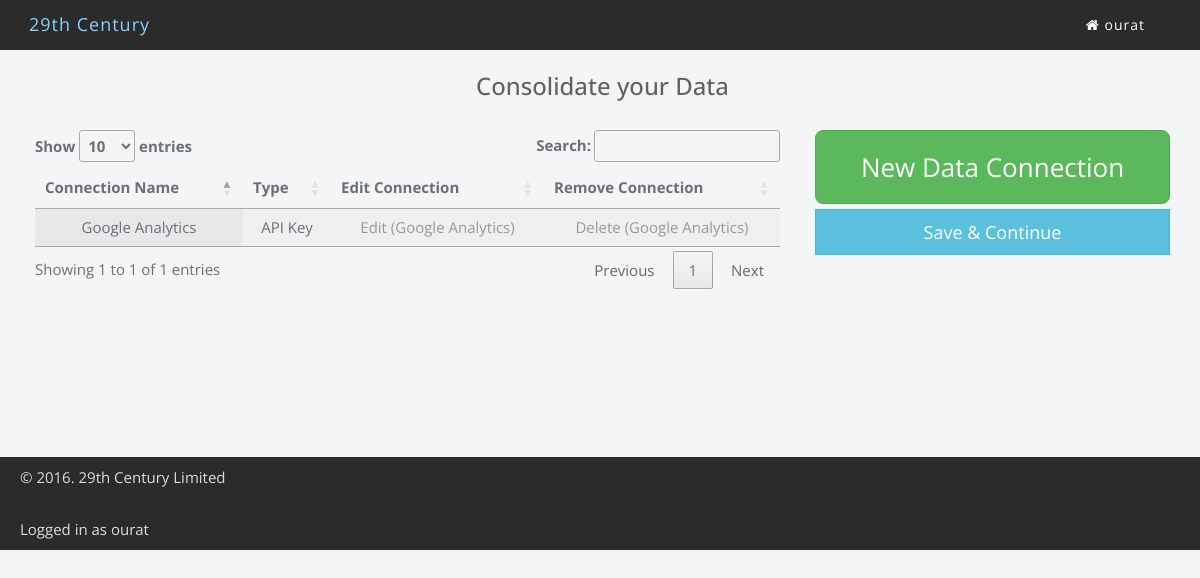
/connections/ (signed in), run on an earlier commit of the app's database.
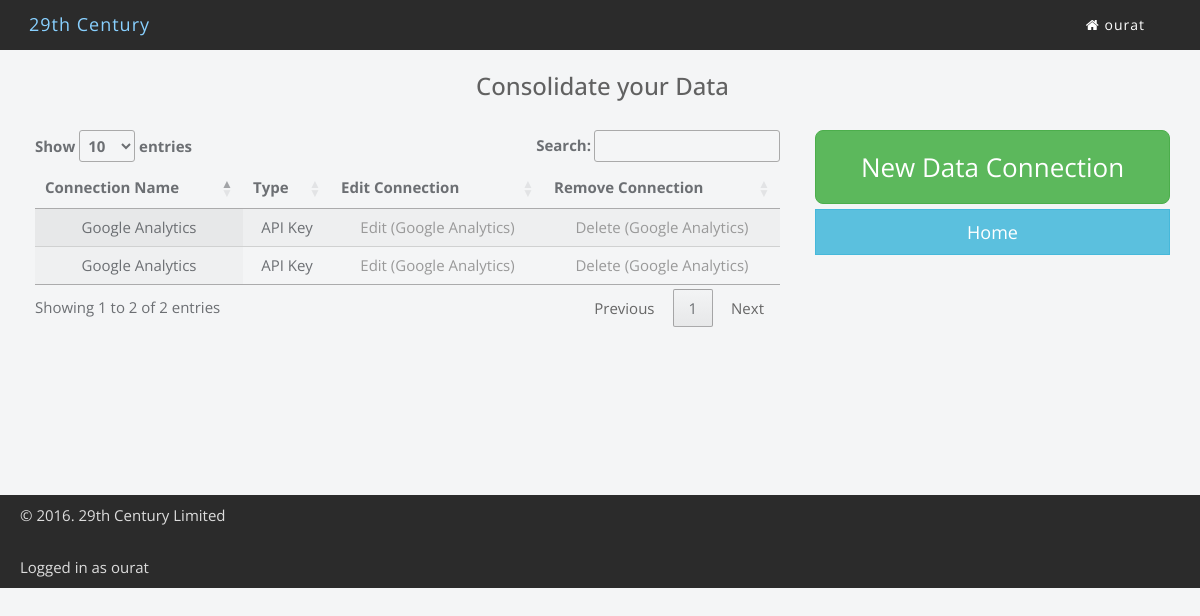
And on a later commit of the database.
### connectionCRUD/models.py (models this page shows, shortened)
class Conn(models.Model):
    user = models.ForeignKey(settings.AUTH_USER_MODEL)
    name = models.CharField(max_length=200, default= 'Google Analytics', choices=CATEGORIES)
    connection_type = models.CharField(max_length=200, default= 'API', choices=CONNTYPE)
    username_or_apikey = models.CharField(max_length=600, blank=False, null=False, default= 'Username / API Key')
    password_if_required = models.CharField(max_length=600, blank=True, null=True, default= 'Password (If Required)')

### connectionCRUD/views.py (the view)
# urls.py: url(r'^connections/', views.conn_list, name='conn_list'),
@login_required
def conn_list(request, template_name='conn/conn_list.html'):
    if request.user.is_superuser:
        conn = Conn.objects.all()
    else:
        conn = Conn.objects.filter(user=request.user)
    try:
        t = CustomerDB.objects.filter(customer_username=request.user).latest('updated')
        stat=t.customer_status
        if stat == None:
                stat = 'new'
        data = {
                "stat": stat,
                "object_list": conn
                }
    except:
        stat='new'
        data = {
                "stat": stat,
                "object_list": conn
                }
    return render(request, template_name, data)

### templates/conn/conn_list.html (shortened to what this page needs)
{% load crispy_forms_tags %}
{% load staticfiles %}
<!DOCTYPE html>
<html lang="en">
    <head>
        {% include 'head.html' %}
    </head>
    <body>
        {% include 'navbar2.html' %}
        <link rel="stylesheet" href="{% static 'css/pricing.css' %}">
        <link href="https://cdn.datatables.net/1.10.11/css/jquery.dataTables.min.css" rel="stylesheet">
	<div class="container text-center">
		<br/>
		<br/>
		<br/>
		<div class="row m-t-lg m-b"><div class="col-sm-8 col-sm-offset-2 col-md-8 col-md-offset-2 col-lg-8 col-lg-offset-2"><h3 class="m-t-0">Consolidate your Data</h3>
		</div></div>
		<div class="row"><div class="col-sm-8 col-md-8 col-lg-8">
		 <table id="catalog" class="display" cellspacing="0" width="100%">
		        <thead>
		            <tr>
		                <th>Connection Name</th>
		                <th>Type</th>
		                <th>Edit Connection</th>
		                <th>Remove Connection</th>
		            </tr>
		        </thead>
		        <tbody>
		{% for object in object_list %}
		            <tr >
		                <td><span class="item_name"> {{ object.name }} </span></td>
		                <td><span class="item_price">{{ object.connection_type }}</span></td>
		                <td><a href="{% url 'conn_edit' object.id %}">Edit ({{ object.name }})</a></td>
		                <td><a href="{% url 'conn_delete' object.id %}">Delete ({{ object.name }})</a></td>
		            </tr>
		{% endfor %}
		        </tbody>
		</table>
		</div>
			<div class="col-sm-4 col-md-4 col-lg-4">
				<a class='btn btn-success btn-xlarge btn-block' href="{% url 'conn_new' %}">New Data Connection</a>
				{% if stat == "new" %}
				<a class='btn btn-info btn-lg btn-block' href="{% url 'billing' %}">Save & Continue</a>
				{% else %}
				<a class='btn btn-info btn-lg btn-block' href="{% url 'home' %}">Home</a>
				{% endif %}
			</div>
		</div>
</div>
<br/>
<br/>
<br/>
<br/>
<br/>
<br/>
<br/>
<br/>
{% include 'footer.html' %}

What changed in the data, as far as the page shows it:
added Conn: name "Google Analytics", connection_type "API Key"
Also different on the page:
text written by a page script: "Show entries Search: Showing 1 to 1 of 1 entries Previous 1 Next" → "Show entries Search: Showing 1 to 2 of 2 entries Previous 1 Next"
text no longer shown: "Save & Continue"
text now shown: "Home"
